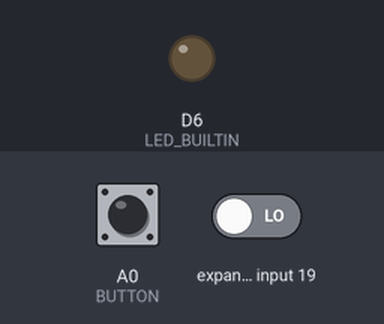
A sketch run on a simulated Arduino MKR. Shown: output pins drawn as LEDs (lit = HIGH). The inputs (shaded band) are chosen by the test bench; at power-on: A0 (BUTTON) HIGH, expander input 19 LOW. No radio packets arrive unless stated; pins used as bus, display or sensor lines are not drawn; what the sketch prints to the serial monitor is not drawn.

Above: at 1.2 s.
1.3 s: A0 (BUTTON) pulled LOW for 1 s
At 2.18 s:
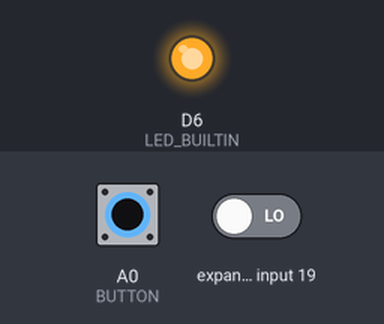
3.8 s: A0 (BUTTON) pulled LOW for 3.2 s
At 8.3 s:
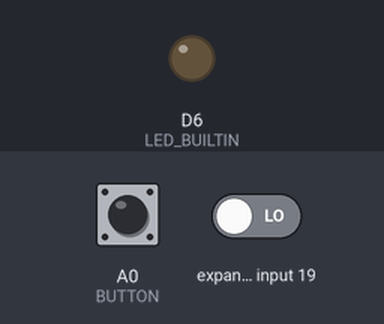
Timing chart, 0 to 9.8 s (numbered marks = the images above; inputs shaded):
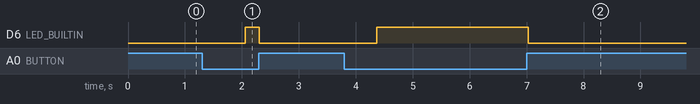

Measured:
- after the input at 1.3 s, D6 (LED_BUILTIN): LOW → HIGH after 0.76 s, → LOW 0.24 s later
- after the input at 3.8 s, D6 (LED_BUILTIN): LOW → HIGH after 0.57 s, → LOW 2.7 s later

The sketch:

ld_remote.ino
```cpp
// rf95_client.pde
// -*- mode: C++ -*-

#include <SPI.h>
#include <RH_RF95.h>
#include <ArduinoLowPower.h>


#if 1
// Feather M0 w/Radio
#define RFM95_CS    8
#define RFM95_INT   3
#define RFM95_RST   4
#else
// ESP32 feather w/wing (Jon's dumb wiring)
#define RFM95_CS   33  // "B"
#define RFM95_INT  15  // "C"
#define RFM95_RST  27  // "A"
#endif

RH_RF95 rf95(RFM95_CS, RFM95_INT);

#define BUTTON 15 // Active low
unsigned long t_sleep_stamp; // Holds the millis() timestamp after which the remote should sleep
#define SLEEP_TIME_MS 1000 // Sleep after the last time the button was down

void setup()
{
  pinMode(BUTTON, INPUT_PULLUP);

  pinMode(LED_BUILTIN, OUTPUT);

  pinMode(RFM95_RST, OUTPUT);
  digitalWrite(RFM95_RST, HIGH);

  Serial.begin(9600);
  Serial.println("Remote up!");

  // Set up radio:
  // Defaults after init are 434.0MHz, 13dBm, Bw = 125 kHz, Cr = 4/5, Sf = 128chips/symbol, CRC on
  if (!rf95.init()) Serial.println("init failed");
  if (!rf95.setFrequency(915.0)) Serial.println("setFrequency failed");
  if (!rf95.setModemConfig(RH_RF95::Bw500Cr45Sf128)) Serial.println("setModemConfig failed");
  // The default transmitter power is 13dBm, using PA_BOOST.
  rf95.setTxPower(20, false);

  LowPower.attachInterruptWakeup(digitalPinToInterrupt(BUTTON), nop_handler, CHANGE);
  t_sleep_stamp = millis() + SLEEP_TIME_MS;
  Serial.println("Setup finished.");
}

void loop()
{
  // Send a message to rf95_server
  uint8_t data[] = "";
  if(digitalRead(BUTTON) == 0) {
    rf95.send(data, 0);
    rf95.waitPacketSent();
    digitalWrite(LED_BUILTIN, HIGH);
    t_sleep_stamp = millis() + SLEEP_TIME_MS;
  } else {
    digitalWrite(LED_BUILTIN, LOW);
  }
  if (millis() > t_sleep_stamp) {
    rf95.setModeIdle();
    LowPower.sleep();
    // Waiting for interrupt
    rf95.setModeTx();
    t_sleep_stamp = millis() + SLEEP_TIME_MS;
  }

}

void nop_handler(void) {
}
```
